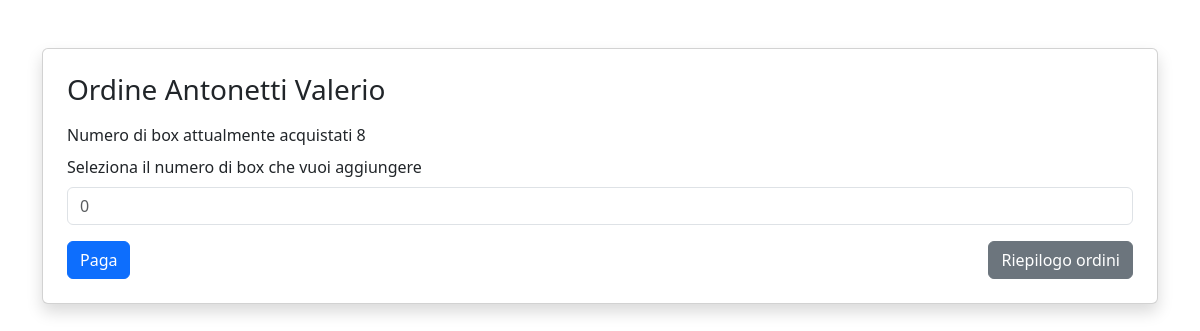
The app's page /addbox?user_id=1, older data.
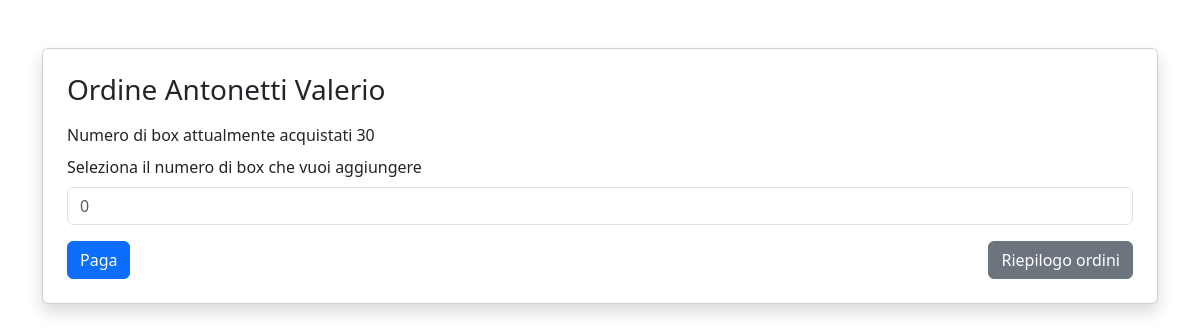
The same page, newer data.
### db/models.py (models this page shows)
class User(Base):
    __tablename__ = 'users'
    id = Column(Integer, primary_key=True, index=True, autoincrement=True)
    name = Column(String, nullable=False)
    box = Column(Integer, nullable=False)
    payd = Column(Float)
    topay = Column(Float)
    total = Column(Float)

### main.py (the view, shortened to what this page needs)
@app.route("/addbox", methods=['GET', 'POST'])
def add_box():
    user_id = request.args.get("user_id", type=int)
    db: Session = next(get_db())
    user_data = db.query(User).filter(User.id == user_id).first()
    return render_template("add_box.html", user_id=user_id, user_data=user_data)

### db/session.py (called while the page is built)
def get_db():
    db = SessionLocal()
    try:
        yield db
    finally:
        db.close()

### templates/add_box.html (shortened to what this page needs)
<!DOCTYPE html>
{% extends 'base.html' %} {% from 'bootstrap5/form.html' import render_form %}
  {% block content %}
    <div class="container mt-5">
      <div class="card p-4 shadow">
        <h3 class="mb-3">Ordine {{ user_data.name }}</h3>
        <form method="POST" action="{{ url_for('add_box') }}" id="payBoxAnticipation">
          <div class="mb-3">
            <label for="importo" class="form-label"
              >Numero di box attualmente acquistati {{ user_data.box }}</label
            >
            <br>
            <label for="importo" class="form-label"
              >Seleziona il numero di box che vuoi aggiungere</label
            >
            <input
              type="number"
              class="form-control"
              id="importo"
              name="importo"
              step="1"
              inputmode="integeer"
              placeholder="0"
              required
            />
          </div>
          <div class="d-flex justify-content-between">
            <button
              type="button"
              class="btn btn-primary"
              data-bs-toggle="modal"
              data-bs-target="#confirmModal"
            >
              Paga
            </button>
            <a href="{{ url_for('box_recap') }}" class="btn btn-secondary">
              Riepilogo ordini
            </a>
          </div>
        </form>
      </div>
    </div>
  {% endblock %}

Row changes from the older to the newer data that the page shows:
changed User "Antonetti Valerio": box "8" → "30"
